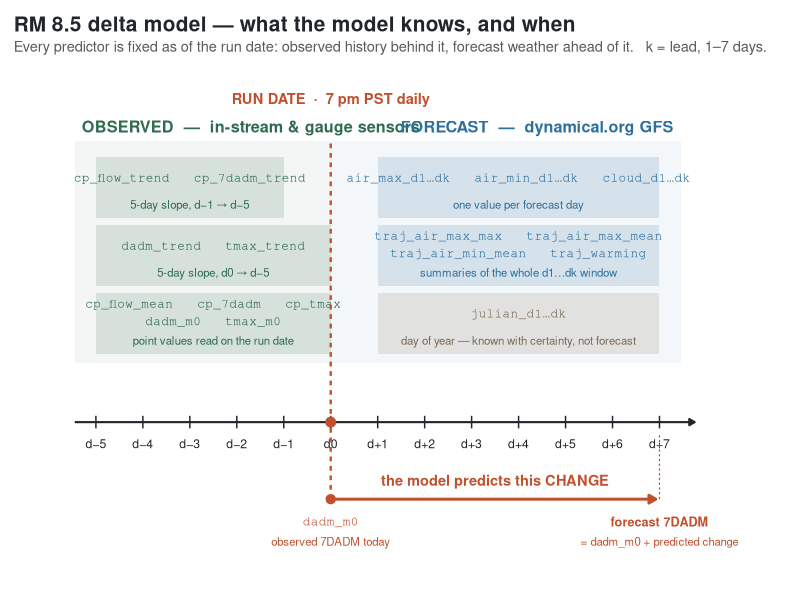

This figure's R source:
suppressMessages({ library(ggplot2); library(here); library(grid) })

obs_col <- "#2F6B4F"   # observed / sensors
fc_col  <- "#2E6F9E"   # forecast / GFS
det_col <- "#7A6A55"   # deterministic (day of year)
tgt_col <- "#C1502E"   # target / delta
ink     <- "#20262B"

# A labelled band: rectangle spanning [x0, x1] with up to two rows of
# predictor names (monospace) and one caption line underneath.
band <- function(x0, x1, y, names, caption, col, alpha = 0.15) {
  xm <- (x0 + x1) / 2
  n  <- length(names)
  # vertical offsets: 1 name row -> centred; 2 name rows -> stacked above caption
  ys <- if (n == 1) y + 0.14 else c(y + 0.28, y + 0.03)
  c(
    list(annotate("rect", xmin = x0, xmax = x1, ymin = y - H/2, ymax = y + H/2,
                  fill = col, alpha = alpha, colour = NA)),
    lapply(seq_len(n), function(i)
      annotate("text", x = xm, y = ys[i], label = names[i],
               size = 3.2, colour = col, family = "mono")),
    list(annotate("text", x = xm, y = y - 0.24, label = caption,
                  size = 2.9, colour = col))
  )
}

H   <- 0.88
y1  <- 5.95; y2 <- 4.98; y3 <- 4.01
yax <- 2.60
ytg <- 1.50

p <- ggplot() +

  # ---- region backgrounds ------------------------------------------------
  annotate("rect", xmin = -5.45, xmax = 0, ymin = 3.45, ymax = 6.62,
           fill = obs_col, alpha = 0.055) +
  annotate("rect", xmin = 0, xmax = 7.45, ymin = 3.45, ymax = 6.62,
           fill = fc_col, alpha = 0.055) +

  annotate("text", x = -5.30, y = 6.82, hjust = 0, size = 4.1, fontface = "bold",
           colour = obs_col, label = "OBSERVED  —  in-stream & gauge sensors") +
  annotate("text", x = 7.30, y = 6.82, hjust = 1, size = 4.1, fontface = "bold",
           colour = fc_col, label = "FORECAST  —  dynamical.org GFS") +

  # ---- observed bands ----------------------------------------------------
  band(-5, -1, y1,
       "cp_flow_trend   cp_7dadm_trend",
       "5-day slope, d−1 → d−5", obs_col) +
  band(-5, 0, y2,
       "dadm_trend   tmax_trend",
       "5-day slope, d0 → d−5", obs_col) +
  band(-5, 0, y3,
       c("cp_flow_mean   cp_7dadm   cp_tmax", "dadm_m0   tmax_m0"),
       "point values read on the run date", obs_col) +

  # ---- forecast bands ----------------------------------------------------
  band(1, 7, y1,
       "air_max_d1…dk   air_min_d1…dk   cloud_d1…dk",
       "one value per forecast day", fc_col) +
  band(1, 7, y2,
       c("traj_air_max_max   traj_air_max_mean",
         "traj_air_min_mean   traj_warming"),
       "summaries of the whole d1…dk window", fc_col) +
  band(1, 7, y3,
       "julian_d1…dk",
       "day of year — known with certainty, not forecast", det_col) +

  # ---- timeline axis -----------------------------------------------------
  annotate("segment", x = -5.45, xend = 7.75, y = yax, yend = yax,
           colour = ink, linewidth = 0.7,
           arrow = arrow(length = unit(0.16, "cm"), type = "closed")) +
  annotate("segment", x = -5:7, xend = -5:7, y = yax - 0.09, yend = yax + 0.09,
           colour = ink, linewidth = 0.5) +
  annotate("text", x = -5:7, y = yax - 0.31, size = 3.1, colour = ink,
           label = c(paste0("d−", 5:1), "d0", paste0("d+", 1:7))) +

  # ---- run-date marker ---------------------------------------------------
  annotate("segment", x = 0, xend = 0, y = ytg, yend = 6.62,
           colour = tgt_col, linewidth = 0.8, linetype = "22") +
  annotate("point", x = 0, y = yax, colour = tgt_col, size = 3) +
  annotate("text", x = 0, y = 7.22, size = 3.7, fontface = "bold",
           colour = tgt_col, label = "RUN DATE  ·  7 pm PST daily") +

  # ---- target row --------------------------------------------------------
  annotate("segment", x = 7, xend = 7, y = ytg, yend = yax - 0.16,
           colour = tgt_col, linewidth = 0.4, linetype = "22") +
  annotate("segment", x = 0, xend = 6.92, y = ytg, yend = ytg,
           colour = tgt_col, linewidth = 1.0,
           arrow = arrow(length = unit(0.20, "cm"), type = "closed")) +
  annotate("point", x = 0, y = ytg, colour = tgt_col, size = 2.8) +
  annotate("text", x = 3.5, y = ytg + 0.27, size = 3.7, fontface = "bold",
           colour = tgt_col, label = "the model predicts this CHANGE") +
  annotate("text", x = 0, y = ytg - 0.32, size = 3.2, colour = tgt_col,
           family = "mono", label = "dadm_m0") +
  annotate("text", x = 0, y = ytg - 0.60, size = 2.9, colour = tgt_col,
           label = "observed 7DADM today") +
  annotate("text", x = 7, y = ytg - 0.32, size = 3.2, colour = tgt_col,
           fontface = "bold", label = "forecast 7DADM") +
  annotate("text", x = 7, y = ytg - 0.60, size = 2.9, colour = tgt_col,
           label = "= dadm_m0 + predicted change") +

  # ---- frame -------------------------------------------------------------
  labs(title = "RM 8.5 delta model — what the model knows, and when",
       subtitle = paste0("Every predictor is fixed as of the run date: observed history behind it, ",
                         "forecast weather ahead of it.   k = lead, 1–7 days.")) +
  scale_x_continuous(limits = c(-6.0, 8.95)) +
  scale_y_continuous(limits = c(0.60, 7.45)) +
  theme_void(base_size = 12) +
  theme(plot.title    = element_text(face = "bold", size = 15, colour = ink,
                                     margin = margin(b = 3)),
        plot.subtitle = element_text(size = 10.5, colour = "grey35",
                                     margin = margin(b = 2)),
        plot.margin   = margin(12, 10, 10, 10),
        plot.background = element_rect(fill = "white", colour = NA))

ggsave(here("output", "delta_model_timeline.png"), p,
       width = 13, height = 6.6, dpi = 300, bg = "white")
cat("wrote output/delta_model_timeline.png\n")
